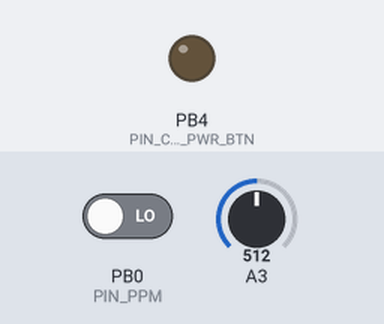
Bench run of a sketch on a simulated ATtiny85, built with avr-gcc and run on an emulated ATtiny85. Parts: output pins drawn as LEDs (lit = HIGH). Dashed ring = blinking. The inputs (shaded band) are chosen by the test bench; at power-on: A3 = 512, PB0 (PIN_PPM) LOW.

Above: at 6.2 s.
6.3 s: A3 set to 111
7.8 s: A3 set to 92
At 8.2 s:
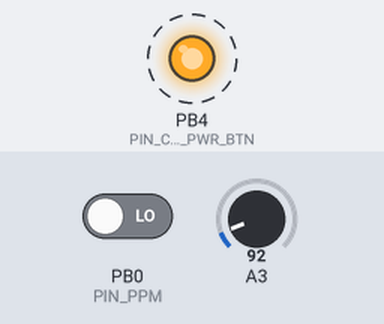
10.8 s: A3 set to 110
At 11.5 s:
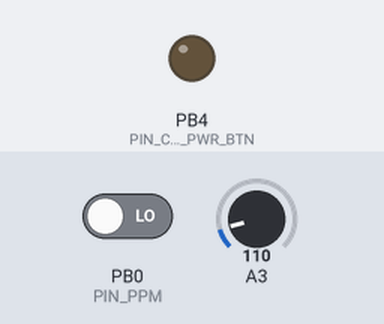
12.3 s: A3 set to 90
At 12.7 s:
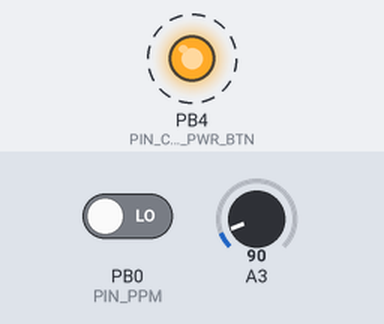
Timing chart, 0 to 16.3 s (numbered marks = the images above; inputs shaded):
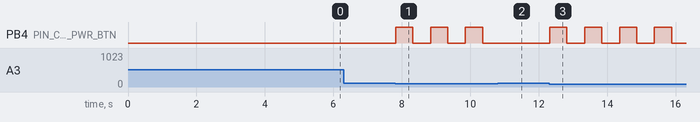

The sketch:

power_control.ino
```cpp
/**
 * Control the power state of a Canon SX260HS
 *
 * Decode r/c receiver PPM servo signal and turn the camera on or off.
 * Since the camera is using a digital button for on/off, PIN_CAM_PWR_CHK
 * is used to check if the circuit board of the camera is powered up or
 * down for state control.
 *
 * This program is made to be used with ATtiny45/85
 *
 * $Id$
 */

// pin setup
#define PIN_PPM  0        // ATTIny pin 0
#define PIN_CAM_PWR_BTN 4 // ATTiny pin 3
#define PIN_CAM_PWR_CHK 3 // ATTiny pin 2

unsigned long duration, lastgood = 0;
int ppm_in, cam_state, cam_shutdown = 0;

void setup() {
	pinMode(PIN_CAM_PWR_BTN, OUTPUT);
	digitalWrite(PIN_CAM_PWR_BTN, LOW);
	delay(5000); // make sure the pin is low

	pinMode(PIN_PPM, INPUT);
	pinMode(PIN_CAM_PWR_CHK, INPUT);
	pinMode(PIN_CAM_PWR_BTN, OUTPUT);

	// check what the status of the camera is
	cam_state = (analogRead(PIN_CAM_PWR_CHK) > 100) ? 1 : 0;

}

void loop() {

	/**
	 * check ppm signal
	 * the length of the pulse (in microseconds) or 0 if no pulse
	 * started before the timeout (unsigned long)
	 *
	 * ppm_in == 0 means the camera should be off or turned off
	 * ppm_in == 1 means the camera should be on or turned on
	 */
	duration = pulseIn(PIN_PPM, HIGH, 20000);
	if (duration == 0)
		duration = lastgood;
	else
		lastgood = duration;
	ppm_in = map(lastgood, 1000, 2000, 0, 1);

	/**
	 * measure the camera's circuit voltage. If it is not close
	 * to zero, the camera is powered on. The camera will report
	 * a positive voltage during power down for upt or more than 10 secs
	 */
	cam_state = (analogRead(PIN_CAM_PWR_CHK) > 100) ? 1 : 0;

	/**
	 * PIN_CAM_PWR_CHK reports immediately when the camera is turned on
	 * when the camera is shutting down, PIN_CAM_PWR_CHK may report the new
	 * state with a delay of 5-10 seconds (need to test a bit more)
	 */

	// do not trigger any action while the camera is in shutdown state
	if (cam_shutdown && cam_state) {
		return;
	}

	if (cam_shutdown && !cam_state) {
		cam_shutdown = 0;
	}

	// if the camera state is high and ppm_in is low, turn it off
	if (!ppm_in && cam_state) {
		digitalWrite(PIN_CAM_PWR_BTN, HIGH);
		delay(500);
		digitalWrite(PIN_CAM_PWR_BTN, LOW);
		cam_shutdown = 1;
	}

	// if ppm_in is high and cam_state is low, turn the camera on
	if (ppm_in && !cam_state) {
		digitalWrite(PIN_CAM_PWR_BTN, HIGH);
		delay(500);
		digitalWrite(PIN_CAM_PWR_BTN, LOW);
		delay(500);
	}

}
```

Measured:
- the behaviour switches between 101 and 100 on A3 (found by bisection; images 0 and 1)
- after the input at 6.3 s, every drawn part: stays the same
- after the input at 7.8 s, PB4 (PIN_CAM_PWR_BTN): alternates HIGH for 0.50 s and LOW for 0.52 s, starting at once
- after the input at 10.8 s, PB4 (PIN_CAM_PWR_BTN): stays LOW (without the input it goes to HIGH after 0.08 s)
- after the input at 12.3 s, PB4 (PIN_CAM_PWR_BTN): alternates HIGH for 0.50 s and LOW for 0.52 s, starting at once
